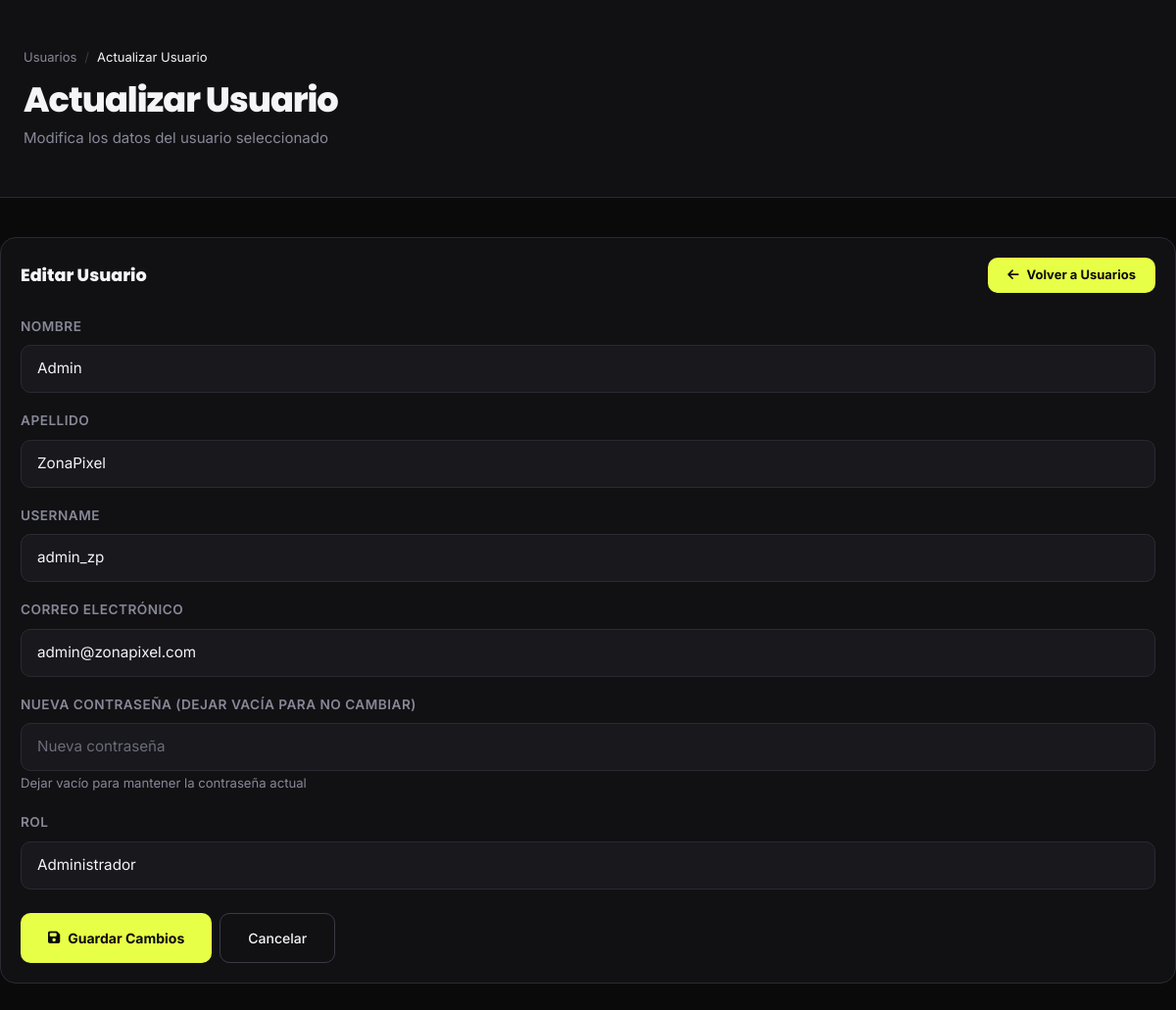
The app's page /views/php/usuarios/actualizar_usuario.php?id=1 with its own data.
### tables this page shows
CREATE TABLE usuarios (
  id_usuario              INT UNSIGNED AUTO_INCREMENT PRIMARY KEY,
  rol_id          TINYINT UNSIGNED NOT NULL DEFAULT 2,   
  nombre          VARCHAR(80)  NOT NULL,
  apellido        VARCHAR(80)  NOT NULL,
  username        VARCHAR(50)  NOT NULL UNIQUE,
  email           VARCHAR(120) NOT NULL UNIQUE,
  password_hash   VARCHAR(255) NOT NULL,
  avatar_url      VARCHAR(500),
  activo          BOOLEAN      NOT NULL DEFAULT TRUE,
  email_verificado BOOLEAN     NOT NULL DEFAULT FALSE,
  creado_en       DATETIME     NOT NULL DEFAULT CURRENT_TIMESTAMP,
  actualizado_en  DATETIME     NOT NULL DEFAULT CURRENT_TIMESTAMP ON UPDATE CURRENT_TIMESTAMP,
CONSTRAINT fk_usuario_rol FOREIGN KEY (rol_id) REFERENCES roles(id_rol)
);

### views/php/usuarios/usuarioModel.php (called while the page is built, shortened)
<?php
$BD = connection() ;
function consultar_usuarios_id($id)
{
    global $BD;
    $sql =  mysqli_prepare($BD,'SELECT * FROM usuarios WHERE id_usuario = ?;');
    mysqli_stmt_bind_param($sql, 'i', $id);
    mysqli_stmt_execute($sql);
    $resultado = mysqli_stmt_get_result($sql);
    return mysqli_fetch_assoc($resultado);
}
?>

### views/php/usuarios/actualizar_usuario.php (the view, shortened to what this page needs)
<?php
include './usuarioModel.php';
$id = $_GET['id'];
$fila = consultar_usuarios_id($id);
?>
<!DOCTYPE html>
<html lang="es">
<head>
    <link href="https://cdn.jsdelivr.net/npm/bootstrap@5.3.3/dist/css/bootstrap.min.css" rel="stylesheet">
    <link rel="stylesheet" href="https://cdnjs.cloudflare.com/ajax/libs/font-awesome/6.4.0/css/all.min.css">
    <link rel="stylesheet" href="../../../css/style.css">
</head>
<body class="dashboard-page">
<div class="page-hero">
    <div class="container">
        <div class="breadcrumb-nav">
            <a href="./usuario.php">Usuarios</a>
            <span>/</span>
            <span style="color:var(--white)">Actualizar Usuario</span>
        </div>
        <h1 class="page-hero-title">Actualizar Usuario</h1>
        <p class="page-hero-sub">Modifica los datos del usuario seleccionado</p>
    </div>
</div>
<div class="container dashboard-section">
    <div class="dash-card">
        <div class="dashboard-card-header d-flex align-items-center justify-content-between">
            <span class="dashboard-card-title">Editar Usuario</span>
            <a href="./usuario.php" class="btn-primary btn btn-sm" style="font-size:13px; padding:8px 20px">
                <i class="fas fa-arrow-left"></i> Volver a Usuarios
            </a>
        </div>
        <form action="editar_usuario.php" method="POST">
            <div class="form-field">
                <label class="form-label">Nombre</label>
                <input type="text" name="nombre" value="<?= htmlspecialchars($fila['nombre']) ?>" required class="form-control">
            </div>
            <div class="form-field">
                <label class="form-label">Apellido</label>
                <input type="text" name="apellido" value="<?= htmlspecialchars($fila['apellido']) ?>" required class="form-control">
            </div>
            <div class="form-field">
                <label class="form-label">Username</label>
                <input type="text" name="username" value="<?= htmlspecialchars($fila['username']) ?>" required class="form-control">
            </div>
            <div class="form-field">
                <label class="form-label">Correo Electrónico</label>
                <input type="email" name="email" value="<?= htmlspecialchars($fila['email']) ?>" required class="form-control">
            </div>
            <div class="form-field">
                <label class="form-label">Nueva Contraseña (dejar vacía para no cambiar)</label>
                <input type="password" name="password" placeholder="Nueva contraseña" class="form-control">
                <small class="form-text">Dejar vacío para mantener la contraseña actual</small>
            </div>
            <div class="form-field">
                <label class="form-label">Rol</label>
                <select name="rol_id" required class="form-select">
                    <option value="1" <?= ($fila['rol_id'] == 1) ? 'selected' : '' ?>>Administrador</option>
                </select>
            </div>
            <div class="d-flex gap-2 mt-4 flex-wrap">
                <button type="submit" class="btn-primary btn">
                    <i class="fas fa-save"></i> Guardar Cambios
                </button>
                <a href="./usuario.php" class="btn-outline-theme btn">Cancelar</a>
            </div>
        </form>
    </div>
</div>
</body>
</html>

### css/style.css (style rules this page uses)
:root { --black: #0a0a0b; --surface: #111114; --surface-2: #18181d; --surface-3: #222228; --border: #2a2a33; --border-light:#3a3a45; --accent: #e8ff47; --accent-dim: #c8e030; --accent-glow: rgba(232,255,71,0.18); --red: #ff4757; --cyan: #00d4ff; --white: #f5f5f7; --muted: #888898; --font-display:'Poppins', sans-serif; --font-body: 'Inter', sans-serif; --radius: 10px; --radius-lg: 16px; --radius-xl: 24px; --transition: 0.22s cubic-bezier(.4,0,.2,1); }
*,*::before,*::after { box-sizing:border-box; margin:0; padding:0; }
html { scroll-behavior:smooth; }
body { background: var(--black); color: var(--white); font-family: var(--font-body); font-size: 15px; line-height: 1.6; -webkit-font-smoothing: antialiased; }
a { color: inherit; text-decoration: none; }
button, input, select, textarea { font-family: inherit; }
.container { width: 100%; max-width: 1280px; margin: 0 auto; padding: 0 24px; }
.btn-primary { padding: 14px 28px; border-radius: var(--radius); background: var(--accent); color: var(--black); font-weight: 700; font-size: 14px; border: none; cursor: pointer; transition: all var(--transition); display: inline-flex; align-items:center; gap:8px; }
.page-hero { background:var(--surface); border-bottom:1px solid var(--border); padding:48px 0 32px; }
.page-hero-title { font-family:var(--font-display); font-size:2.2rem; font-weight:800; letter-spacing:-1px; margin-bottom:6px; }
.page-hero-sub { color:var(--muted); }
.breadcrumb-nav { display:flex; align-items:center; gap:8px; font-size:13px; color:var(--muted); margin-bottom:12px; }
.breadcrumb-nav a { color:var(--muted); transition:color var(--transition); }
.breadcrumb-nav span { color:var(--border-light); }
.form-field { margin-bottom:18px; }
.form-field label { display:block; font-size:.85rem; font-weight:600; color:var(--muted); margin-bottom:8px; text-transform:uppercase; letter-spacing:.5px; }
.dash-card { background:var(--surface); border:1px solid var(--border); border-radius:var(--radius-lg); padding:20px; }
.dashboard-page { background: var(--black); min-height: 100vh; }
.dashboard-section { padding: 40px 0 80px; }
.dashboard-card-header { margin-bottom: 24px; }
.dashboard-card-title { font-family: var(--font-display); font-weight: 800; font-size: 1.1rem; }
.dashboard-page .form-label { font-size: .85rem; font-weight: 600; color: var(--muted); margin-bottom: 8px; text-transform: uppercase; letter-spacing: .5px; }
.dashboard-page .form-control, .dashboard-page .form-select { background: var(--surface-2); border: 1px solid var(--border); color: var(--white); border-radius: 10px; font-size: .95rem; padding: 12px 16px; }
.dashboard-page .form-control::placeholder { color: var(--muted); opacity: .75; }
.dashboard-page .form-select option { background: var(--surface-2); color: var(--white); }
.dashboard-page .form-text { color: var(--muted); }
.btn-outline-theme { padding: 14px 28px; border-radius: var(--radius); border: 1px solid var(--border-light); background: transparent; color: var(--white); font-weight: 500; font-size: 14px; display: inline-flex; align-items: center; justify-content: center; transition: all var(--transition); }
.d-flex { display: flex !important; }
.flex-wrap { flex-wrap: wrap; }

### records on screen
usuarios: nombre "Admin", apellido "ZonaPixel", username "admin_zp", email "admin@zonapixel.com", rol_id "Administrador"
